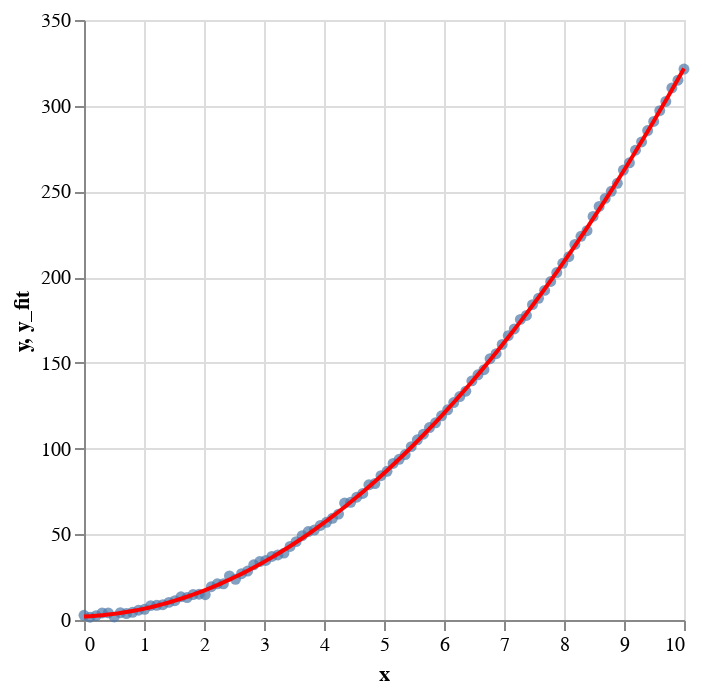

The notebook cell this image was saved under:
### Code cell
import altair as alt
import pandas as pd
import numpy as np
from scipy.optimize import curve_fit

# Generate some example data
np.random.seed(0)
x = np.linspace(0, 10, 100)
y = 3 * x**2 + 2 * x + 1 + np.random.normal(size=x.size)

# Create a DataFrame
data = pd.DataFrame({'x': x, 'y': y})

# Define a polynomial function for curve fitting
def poly2(x, a, b, c):
    return a * x**2 + b * x + c

# Perform curve fitting
params, _ = curve_fit(poly2, data['x'], data['y'])

# Generate fitted values
data['y_fit'] = poly2(data['x'], *params)

# Create the scatter plot and the fitted line plot
scatter = alt.Chart(data).mark_circle().encode(
    x='x',
    y='y'
)

line = alt.Chart(data).mark_line(color='red').encode(
    x='x',
    y='y_fit'
)

# Combine the plots
chart = scatter + line
chart.show()

### Figure 1 — Vega-Lite specification as saved in the notebook (floating-point values rounded to 4 significant figures)
{"config": {"view": {"continuousWidth": 300, "continuousHeight": 300}}, "layer": [{"mark": {"type": "circle"}, "encoding": {"x": {"field": "x", "type": "quantitative"}, "y": {"field": "y", "type": "quantitative"}}}, {"mark": {"type": "line", "color": "red"}, "encoding": {"x": {"field": "x", "type": "quantitative"}, "y": {"field": "y_fit", "type": "quantitative"}}}], "data": {"name": "data-3ce9a8126557426d6384127347119752"}, "$schema": "https://vega.github.io/schema/vega-lite/v5.17.0.json", "datasets": {"data-3ce9a8126557426d6384127347119752": [{"x": 0.0, "y": 2.764, "y_fit": 2.063}, {"x": 0.101, "y": 1.633, "y_fit": 2.241}, {"x": 0.202, "y": 2.505, "y_fit": 2.481}, {"x": 0.303, "y": 4.122, "y_fit": 2.783}, {"x": 0.404, "y": 4.165, "y_fit": 3.148}, {"x": 0.5051, "y": 1.798, "y_fit": 3.575}, {"x": 0.6061, "y": 4.264, "y_fit": 4.064}, {"x": 0.7071, "y": 3.763, "y_fit": 4.616}, {"x": 0.8081, "y": 4.472, "y_fit": 5.229}, {"x": 0.9091, "y": 5.708, "y_fit": 5.905}, {"x": 1.01, "y": 6.225, "y_fit": 6.644}, {"x": 1.111, "y": 8.38, "y_fit": 7.444}, {"x": 1.212, "y": 8.593, "y_fit": 8.307}, {"x": 1.313, "y": 8.921, "y_fit": 9.232}, {"x": 1.414, "y": 10.27, "y_fit": 10.22}, {"x": 1.515, "y": 11.25, "y_fit": 11.27}, {"x": 1.616, "y": 13.56, "y_fit": 12.38}, {"x": 1.717, "y": 13.08, "y_fit": 13.56}, {"x": 1.818, "y": 14.87, "y_fit": 14.79}, {"x": 1.919, "y": 15.03, "y_fit": 16.09}, {"x": 2.02, "y": 14.73, "y_fit": 17.45}, {"x": 2.121, "y": 19.39, "y_fit": 18.88}, {"x": 2.222, "y": 21.12, "y_fit": 20.36}, {"x": 2.323, "y": 21.1, "y_fit": 21.91}, {"x": 2.424, "y": 25.75, "y_fit": 23.52}, {"x": 2.525, "y": 23.73, "y_fit": 25.19}, {"x": 2.626, "y": 26.99, "y_fit": 26.93}, {"x": 2.727, "y": 28.58, "y_fit": 28.72}, {"x": 2.828, "y": 32.19, "y_fit": 30.58}, {"x": 2.929, "y": 34.07, "y_fit": 32.5}, {"x": 3.03, "y": 34.76, "y_fit": 34.49}, {"x": 3.131, "y": 37.06, "y_fit": 36.53}, {"x": 3.232, "y": 37.92, "y_fit": 38.64}, {"x": 3.333, "y": 39.02, "y_fit": 40.81}, {"x": 3.434, "y": 42.9, "y_fit": 43.05}, {"x": 3.535, "y": 45.72, "y_fit": 45.34}, {"x": 3.636, "y": 49.17, "y_fit": 47.7}, {"x": 3.737, "y": 51.58, "y_fit": 50.12}, {"x": 3.838, "y": 52.49, "y_fit": 52.6}, {"x": 3.939, "y": 55.13, "y_fit": 55.14}, {"x": 4.04, "y": 57.01, "y_fit": 57.75}, {"x": 4.141, "y": 59.32, "y_fit": 60.42}, {"x": 4.242, "y": 61.77, "y_fit": 63.15}, {"x": 4.343, "y": 68.23, "y_fit": 65.94}, {"x": 4.444, "y": 68.64, "y_fit": 68.8}, {"x": 4.545, "y": 71.64, "y_fit": 71.72}, {"x": 4.646, "y": 73.81, "y_fit": 74.7}, {"x": 4.747, "y": 78.89, "y_fit": 77.74}, {"x": 4.848, "y": 79.61, "y_fit": 80.85}, {"x": 4.949, "y": 84.18, "y_fit": 84.01}, {"x": 5.051, "y": 86.73, "y_fit": 87.24}, {"x": 5.152, "y": 91.3, "y_fit": 90.53}, {"x": 5.253, "y": 93.76, "y_fit": 93.89}, {"x": 5.354, "y": 96.51, "y_fit": 97.3}, {"x": 5.455, "y": 101.1, "y_fit": 100.8}, {"x": 5.556, "y": 105.1, "y_fit": 104.3}, {"x": 5.657, "y": 108.4, "y_fit": 107.9}, {"x": 5.758, "y": 112.3, "y_fit": 111.6}, {"x": 5.859, "y": 115.1, "y_fit": 115.3}, {"x": 5.96, "y": 119.1, "y_fit": 119.1}, {"x": 6.061, "y": 122.6, "y_fit": 123.0}, {"x": 6.162, "y": 126.9, "y_fit": 126.9}, {"x": 6.263, "y": 130.4, "y_fit": 130.9}, {"x": 6.364, "y": 133.5, "y_fit": 134.9}, {"x": 6.465, "y": 139.5, "y_fit": 139.0}, {"x": 6.566, "y": 143.1, "y_fit": 143.2}, {"x": 6.667, "y": 146.0, "y_fit": 147.4}, {"x": 6.768, "y": 152.4, "y_fit": 151.7}, {"x": 6.869, "y": 155.4, "y_fit": 156.0}, {"x": 6.97, "y": 160.7, "y_fit": 160.4}, {"x": 7.071, "y": 165.9, "y_fit": 164.9}, {"x": 7.172, "y": 169.8, "y_fit": 169.4}, {"x": 7.273, "y": 175.4, "y_fit": 174.0}, {"x": 7.374, "y": 177.6, "y_fit": 178.7}, {"x": 7.475, "y": 184.0, "y_fit": 183.4}, {"x": 7.576, "y": 187.6, "y_fit": 188.2}, {"x": 7.677, "y": 192.3, "y_fit": 193.1}, {"x": 7.778, "y": 197.5, "y_fit": 198.0}, {"x": 7.879, "y": 202.7, "y_fit": 202.9}, {"x": 7.98, "y": 208.0, "y_fit": 208.0}, {"x": 8.081, "y": 211.9, "y_fit": 213.1}, {"x": 8.182, "y": 219.1, "y_fit": 218.2}, {"x": 8.283, "y": 223.8, "y_fit": 223.5}, {"x": 8.384, "y": 227.1, "y_fit": 228.7}, {"x": 8.485, "y": 235.4, "y_fit": 234.1}, {"x": 8.586, "y": 241.2, "y_fit": 239.5}, {"x": 8.687, "y": 245.9, "y_fit": 245.0}, {"x": 8.788, "y": 250.1, "y_fit": 250.5}, {"x": 8.889, "y": 254.7, "y_fit": 256.1}, {"x": 8.99, "y": 262.5, "y_fit": 261.8}, {"x": 9.091, "y": 266.7, "y_fit": 267.5}, {"x": 9.192, "y": 274.1, "y_fit": 273.3}, {"x": 9.293, "y": 278.9, "y_fit": 279.1}, {"x": 9.394, "y": 285.5, "y_fit": 285.0}, {"x": 9.495, "y": 290.8, "y_fit": 291.0}, {"x": 9.596, "y": 297.1, "y_fit": 297.0}, {"x": 9.697, "y": 302.5, "y_fit": 303.1}, {"x": 9.798, "y": 310.4, "y_fit": 309.3}, {"x": 9.899, "y": 314.9, "y_fit": 315.5}, {"x": 10.0, "y": 321.4, "y_fit": 321.8}]}}
